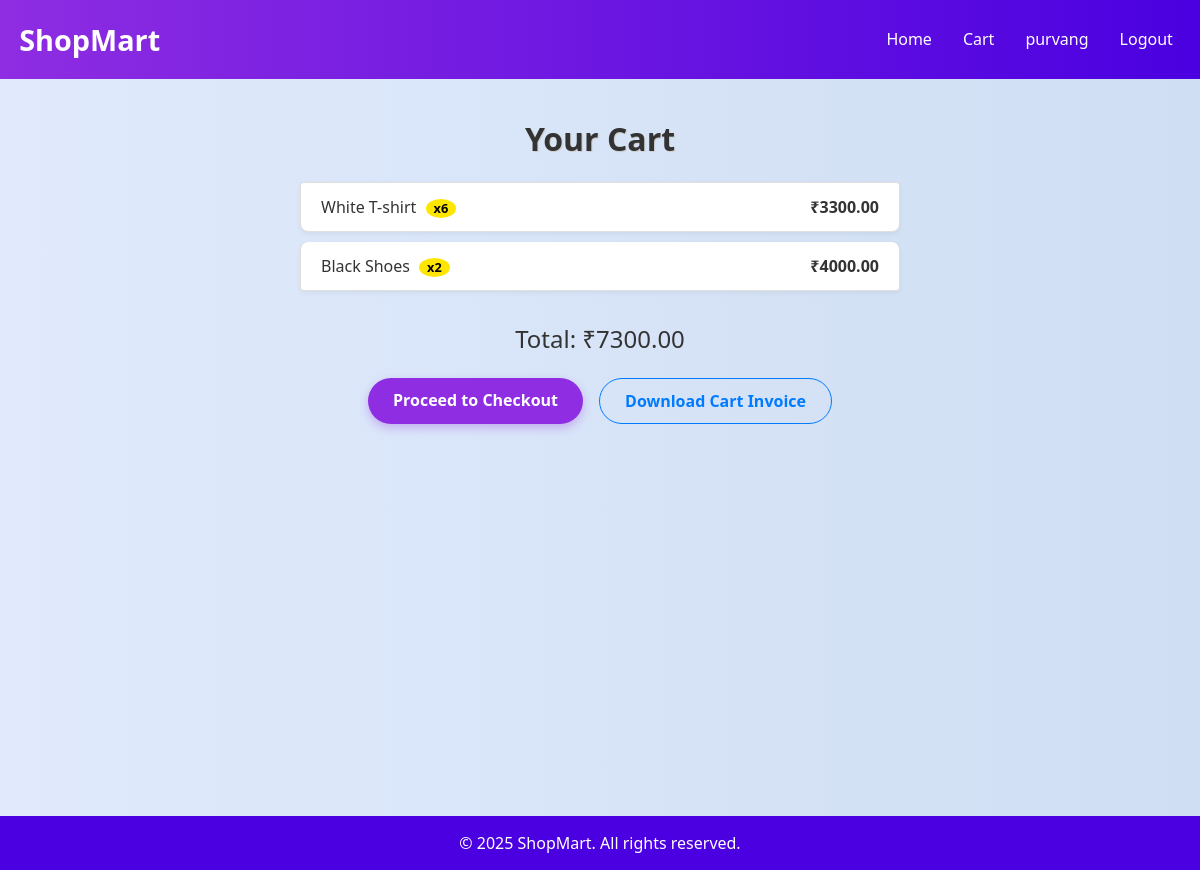
The page /cart/ (signed in) on the database as committed earlier.
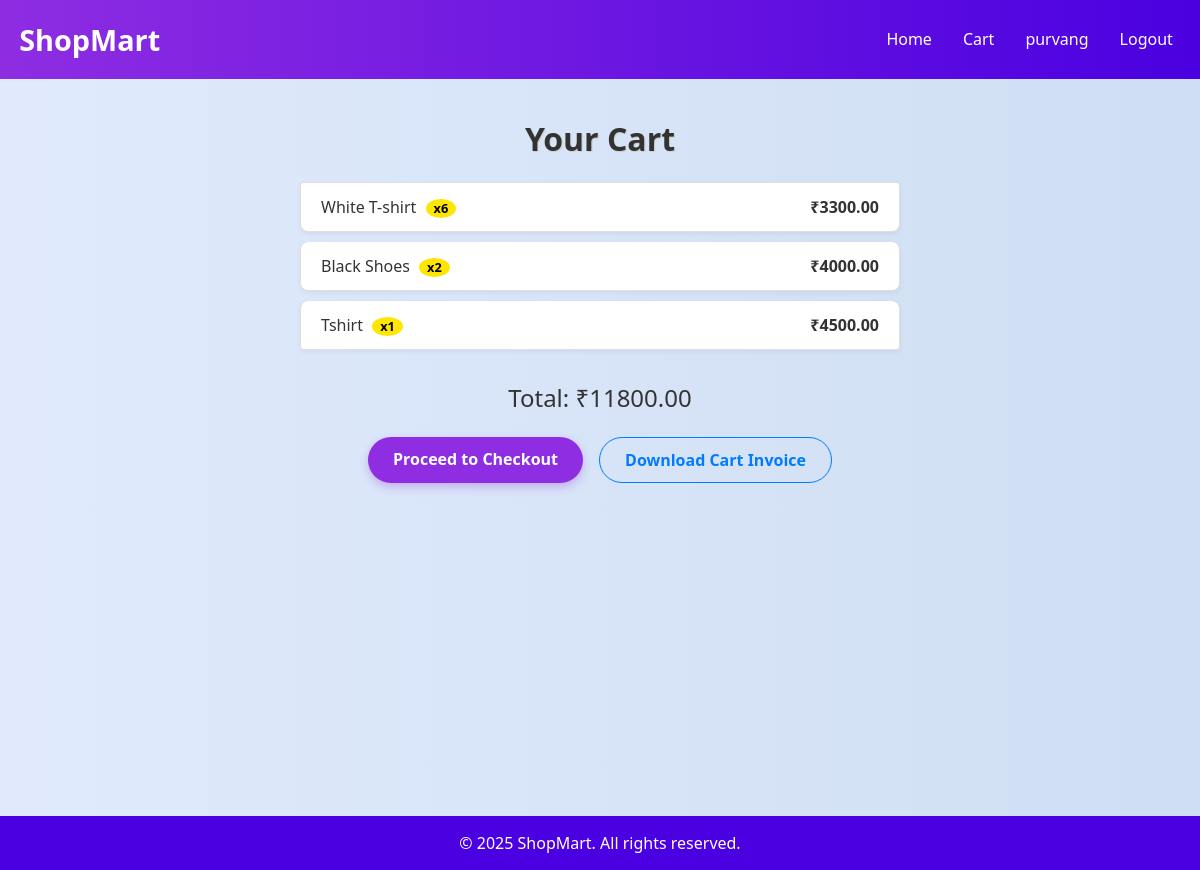
The same page on the database as committed later.
### store/models/order.py (models this page shows, shortened)
class Cart(models.Model):
    user = models.ForeignKey(User, on_delete=models.CASCADE)
    product = models.ForeignKey(Product, on_delete=models.CASCADE)
    quantity = models.PositiveIntegerField(default=1)
    def total_price(self):
        return self.product.price * self.quantity

### store/models/product.py (models this page shows, shortened)
class Product(models.Model):
    name = models.CharField(max_length=50)
    description = models.CharField(max_length=200, default="", blank=True, null=True)
    price = models.DecimalField(max_digits=10, decimal_places=2)
    category = models.ForeignKey('Category', on_delete=models.CASCADE, default=1)
    image = models.ImageField(upload_to='upload/products/')
    is_discounted = models.BooleanField(default=True)

### store/views.py (the view)
# urls.py: path('cart/', view_cart, name='view_cart'),
@login_required
def view_cart(request):
    cart_items = Cart.objects.filter(user=request.user)
    total = sum(item.total_price() for item in cart_items)
    last_order = Order.objects.filter(user=request.user, is_verified=True).order_by('-created_at').first()
    return render(request, 'cart.html', {
        'cart_items': cart_items,
        'total': total,
        'last_order': last_order
    })

### shopping/context_processors.py (called while the page is built)
def notifications_context(request):
    notifications = Notification.objects.filter(is_active=True)
    offers = SpecialOffer.objects.filter(is_active=True)
    for n in notifications:
        n.type = "notification"
    for o in offers:
        o.type = "offer"
    combined_feed = sorted(
        chain(notifications, offers),
        key=attrgetter('created_at'),
        reverse=True
    )
    return {
        'notifications': combined_feed[:5],
        'notifications_count': len(combined_feed)
    }

### store/templates/cart.html (shortened to what this page needs)
{% load static %}
<!doctype html>
<html lang="en">
<head>
  <link rel="stylesheet" href="https://cdn.jsdelivr.net/npm/bootstrap@4.4.1/dist/css/bootstrap.min.css">
  <link rel="stylesheet" href="{% static 'style.css' %}">
</head>
<body>
<div class="page-wrapper">
  <nav class="navbar navbar-expand-lg navbar-dark bg-dark">
    <a class="navbar-brand" href="{% url 'home' %}">ShopMart</a>
    <div class="collapse navbar-collapse" id="navbarNav">
      <ul class="navbar-nav ml-auto">
        <li class="nav-item"><a class="nav-link" href="{% url 'home' %}">Home</a></li>
        <li class="nav-item active"><a class="nav-link" href="{% url 'view_cart' %}">Cart</a></li>
        {% if user.is_authenticated %}
          <li class="nav-item"><a class="nav-link" href="#">{{ user.username }}</a></li>
          <li class="nav-item"><a class="nav-link" href="{% url 'logout' %}">Logout</a></li>
        {% else %}
          <li class="nav-item"><a class="nav-link" href="{% url 'login' %}">Login</a></li>
        {% endif %}
      </ul>
    </div>
  </nav>
  <div class="content-section container">
    <h2 class="text-center mb-4">Your Cart</h2>
    <ul class="list-group mb-4 mx-auto" style="max-width: 600px;">
      {% for item in cart_items %}
        <li class="list-group-item d-flex justify-content-between align-items-center">
          <span>{{ item.product.name }} <span class="badge badge-secondary">x{{ item.quantity }}</span></span>
          <strong>₹{{ item.total_price }}</strong>
        </li>
      {% empty %}
        <li class="list-group-item text-center">Your cart is empty.</li>
      {% endfor %}
    </ul>
    {% if cart_items %}
      <h4 class="text-center">Total: ₹{{ total }}</h4>
      <div class="d-flex justify-content-center gap-3 flex-wrap mt-4">
        <a href="{% url 'checkout' %}" class="btn btn-success mr-3">Proceed to Checkout</a>
        <a href="{% url 'download_cart_invoice' %}" class="btn btn-outline-primary">Download Cart Invoice</a>
      </div>
    {% endif %}
  </div>
  <footer class="footer">
    <p class="mb-0">© 2025 ShopMart. All rights reserved.</p>
  </footer>
</div>
</body>
</html>

Rows that differ between the two databases and show on the page:
added Cart: product.name "Tshirt", quantity "1", total_price "4500.00"
Other text that changed with them:
{{ total }}: "7300.00" → "11800.00"
